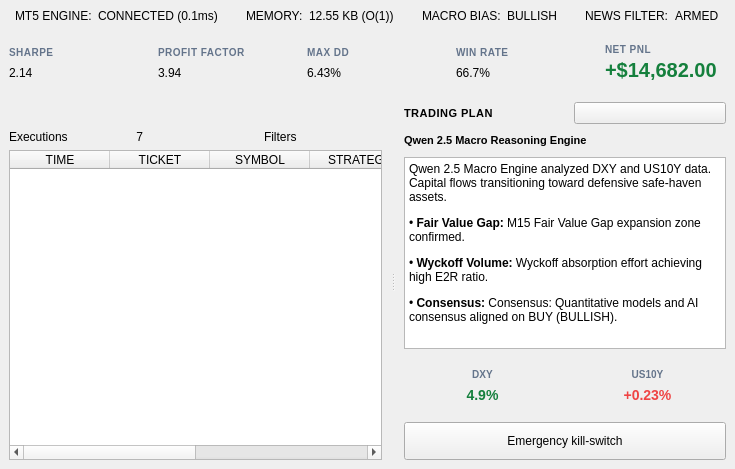
<widget class="QWidget" name="tab2">
            <attribute name="title"><string>LIVE TERMINAL</string></attribute>
            <layout class="QVBoxLayout" name="layoutTab2">
             <property name="spacing"><number>2</number></property>
             <property name="leftMargin"><number>0</number></property>
             <property name="topMargin"><number>0</number></property>
             <property name="rightMargin"><number>0</number></property>
             <property name="bottomMargin"><number>0</number></property>

             
             <item>
              <layout class="QHBoxLayout" name="layoutPipelinePills">
               <property name="spacing"><number>10</number></property>
               
               
               <item>
                <widget class="QFrame" name="pillMT5">
                 <property name="class"><string>status_pill</string></property>
                 <layout class="QHBoxLayout">
                  <property name="contentsMargins"><number>12</number><number>0</number><number>12</number><number>0</number></property>
                  <property name="spacing"><number>6</number></property>
                  <item><widget class="QFrame"><property name="class"><string>led_green</string></property></widget></item>
                  <item><widget class="QLabel"><property name="text"><string>MT5 ENGINE:</string></property><property name="class"><string>status_pill_text</string></property></widget></item>
                  <item><widget class="QLabel" name="valPillMT5"><property name="text"><string>CONNECTED (0.1ms)</string></property><property name="class"><string>status_pill_val</string></property></widget></item>
                 </layout>
                </widget>
               </item>

               
               <item>
                <widget class="QFrame" name="pillMemory">
                 <property name="class"><string>status_pill</string></property>
                 <layout class="QHBoxLayout">
                  <property name="contentsMargins"><number>12</number><number>0</number><number>12</number><number>0</number></property>
                  <property name="spacing"><number>6</number></property>
                  <item><widget class="QLabel"><property name="text"><string>MEMORY:</string></property><property name="class"><string>status_pill_text</string></property></widget></item>
                  <item><widget class="QLabel" name="valPillMemory"><property name="text"><string>12.55 KB (O(1))</string></property><property name="class"><string>status_pill_val</string></property></widget></item>
                 </layout>
                </widget>
               </item>

               
               <item>
                <widget class="QFrame" name="pillMacro">
                 <property name="class"><string>status_pill</string></property>
                 <layout class="QHBoxLayout">
                  <property name="contentsMargins"><number>12</number><number>0</number><number>12</number><number>0</number></property>
                  <property name="spacing"><number>6</number></property>
                  <item><widget class="QLabel"><property name="text"><string>MACRO BIAS:</string></property><property name="class"><string>status_pill_text</string></property></widget></item>
                  <item><widget class="QLabel" name="valPillMacro"><property name="text"><string>BULLISH</string></property><property name="class"><string>status_pill_val</string></property></widget></item>
                 </layout>
                </widget>
               </item>

               
               <item>
                <widget class="QFrame" name="pillNews">
                 <property name="class"><string>status_pill</string></property>
                 <layout class="QHBoxLayout">
                  <property name="contentsMargins"><number>12</number><number>0</number><number>12</number><number>0</number></property>
                  <property name="spacing"><number>6</number></property>
                  <item><widget class="QLabel"><property name="text"><string>NEWS FILTER:</string></property><property name="class"><string>status_pill_text</string></property></widget></item>
                  <item><widget class="QLabel" name="valPillNews"><property name="text"><string>ARMED</string></property><property name="class"><string>status_pill_val</string></property></widget></item>
                 </layout>
                </widget>
               </item>

               <item><spacer><property name="orientation"><enum>Qt::Horizontal</enum></property></spacer></item>
              </layout>
             </item>

             
             <item>
              <layout class="QHBoxLayout" name="layoutKPICards">
                <property name="spacing"><number>10</number></property>

                
                <item>
                 <widget class="QFrame" name="cardSharpe">
                  <property name="class"><string>card</string></property>
                  <layout class="QVBoxLayout">
                   <property name="contentsMargins"><number>12</number><number>6</number><number>12</number><number>6</number></property>
                   <property name="spacing"><number>2</number></property>
                   <item><widget class="QLabel"><property name="text"><string>SHARPE</string></property><property name="styleSheet"><string>color: #64748b; font-size: 10px; font-weight: 700; letter-spacing: 0.5px;</string></property></widget></item>
                   <item><widget class="QLabel" name="valKPISharpe"><property name="text"><string>2.14</string></property><property name="class"><string>valMetricNumber</string></property></widget></item>
                  </layout>
                 <property name="minimumHeight"><number>46</number></property>
                    <property name="maximumHeight"><number>50</number></property></widget>
                </item>

                
                <item>
                 <widget class="QFrame" name="cardProfitFactor">
                  <property name="class"><string>card</string></property>
                  <layout class="QVBoxLayout">
                   <property name="contentsMargins"><number>12</number><number>6</number><number>12</number><number>6</number></property>
                   <property name="spacing"><number>2</number></property>
                   <item><widget class="QLabel"><property name="text"><string>PROFIT FACTOR</string></property><property name="styleSheet"><string>color: #64748b; font-size: 10px; font-weight: 700; letter-spacing: 0.5px;</string></property></widget></item>
                   <item><widget class="QLabel" name="valKPIProfitFactor"><property name="text"><string>3.94</string></property><property name="class"><string>valMetricNumber</string></property></widget></item>
                  </layout>
                 <property name="minimumHeight"><number>46</number></property>
                    <property name="maximumHeight"><number>50</number></property></widget>
                </item>

                
                <item>
                 <widget class="QFrame" name="cardMaxDD">
                  <property name="class"><string>card</string></property>
                  <layout class="QVBoxLayout">
                   <property name="contentsMargins"><number>12</number><number>6</number><number>12</number><number>6</number></property>
                   <property name="spacing"><number>2</number></property>
                   <item><widget class="QLabel"><property name="text"><string>MAX DD</string></property><property name="styleSheet"><string>color: #64748b; font-size: 10px; font-weight: 700; letter-spacing: 0.5px;</string></property></widget></item>
                   <item><widget class="QLabel" name="valKPIMaxDD"><property name="text"><string>6.43%</string></property><property name="class"><string>valMetricNumber</string></property></widget></item>
                  </layout>
                 <property name="minimumHeight"><number>46</number></property>
                    <property name="maximumHeight"><number>50</number></property></widget>
                </item>

                
                <item>
                 <widget class="QFrame" name="cardWinRate">
                  <property name="class"><string>card</string></property>
                  <layout class="QVBoxLayout">
                   <property name="contentsMargins"><number>12</number><number>6</number><number>12</number><number>6</number></property>
                   <property name="spacing"><number>2</number></property>
                   <item><widget class="QLabel"><property name="text"><string>WIN RATE</string></property><property name="styleSheet"><string>color: #64748b; font-size: 10px; font-weight: 700; letter-spacing: 0.5px;</string></property></widget></item>
                   <item><widget class="QLabel" name="valKPIWinRate"><property name="text"><string>66.7%</string></property><property name="class"><string>valMetricNumber</string></property></widget></item>
                  </layout>
                 <property name="minimumHeight"><number>46</number></property>
                    <property name="maximumHeight"><number>50</number></property></widget>
                </item>

                
                <item>
                 <widget class="QFrame" name="cardNetPnL">
                  <property name="class"><string>card</string></property>
                  <layout class="QVBoxLayout">
                   <property name="contentsMargins"><number>12</number><number>6</number><number>12</number><number>6</number></property>
                   <property name="spacing"><number>2</number></property>
                   <item><widget class="QLabel"><property name="text"><string>NET PNL</string></property><property name="styleSheet"><string>color: #64748b; font-size: 10px; font-weight: 700; letter-spacing: 0.5px;</string></property></widget></item>
                   <item><widget class="QLabel" name="valKPINetPnL"><property name="text"><string>+$14,682.00</string></property><property name="styleSheet"><string>color: #15803d; font-size: 20px; font-weight: 800; font-family: 'Consolas', monospace;</string></property></widget></item>
                  </layout>
                 <property name="minimumHeight"><number>46</number></property>
                    <property name="maximumHeight"><number>50</number></property></widget>
                </item>

               </layout>
              </item>
             

             
             <item>
              <widget class="QSplitter" name="chartSplitter">
               <property name="orientation"><enum>Qt::Horizontal</enum></property>

               
               <widget class="QWidget" name="containerChartAndExec">
                <layout class="QVBoxLayout" name="layoutChartAndExec">
                 <property name="spacing"><number>10</number></property>
                 <property name="contentsMargins"><number>0</number><number>0</number><number>0</number><number>0</number></property>
                 
                 
                 <item>
                  <widget class="QFrame" name="frameChartArea">
                   <property name="class"><string>card</string></property>
                   <layout class="QVBoxLayout">
                    <property name="contentsMargins"><number>4</number><number>4</number><number>4</number><number>4</number></property>
                   </layout>
                  <property name="minimumHeight"><number>320</number></property></widget>
                 </item>

                 
                 <item>
                  <widget class="QFrame" name="frameExecutions">
                   <property name="class"><string>card</string></property>
                   <layout class="QVBoxLayout">
                    <property name="contentsMargins"><number>12</number><number>10</number><number>12</number><number>10</number></property>
                    <property name="spacing"><number>6</number></property>
                    
                    
                    <item>
                     <layout class="QHBoxLayout">
                      <item>
                       <widget class="QLabel" name="lblExecutionsTitle"><property name="text"><string>Executions</string></property></widget>
                      </item>
                      <item>
                       <widget class="QLabel" name="badgeExecutionsCount"><property name="text"><string> 7 </string></property><property name="class"><string>badge_pill</string></property></widget>
                      </item>
                      <item><spacer><property name="orientation"><enum>Qt::Horizontal</enum></property></spacer></item>
                      <item>
                       <widget class="QLabel" name="lblExecutionsFilters"><property name="text"><string>Filters</string></property></widget>
                      </item>
                     </layout>
                    </item>

                    <item>
                     <widget class="QTableWidget" name="tableExecutions">
                      <property name="alternatingRowColors"><bool>false</bool></property>
                      <property name="selectionBehavior"><enum>QAbstractItemView::SelectRows</enum></property>
                      <property name="columnCount"><number>6</number></property>
                      <column><property name="text"><string>TIME</string></property></column>
                      <column><property name="text"><string>TICKET</string></property></column>
                      <column><property name="text"><string>SYMBOL</string></property></column>
                      <column><property name="text"><string>STRATEGY</string></property></column>
                      <column><property name="text"><string>LOT SIZE</string></property></column>
                      <column><property name="text"><string>RETCODE</string></property></column>
                     </widget>
                    </item>

                   </layout>
                  <property name="minimumHeight"><number>180</number></property></widget>
                 </item>

                </layout>
               </widget>

               
               <widget class="QFrame" name="frameAIArea">
                <property name="class"><string>card</string></property>
                <property name="minimumSize"><size><width>320</width><height>0</height></size></property>
                <property name="maximumSize"><size><width>340</width><height>16777215</height></size></property>
                <layout class="QVBoxLayout" name="layoutAIArea">
                 <property name="contentsMargins"><number>14</number><number>12</number><number>14</number><number>12</number></property>
                 <property name="spacing"><number>10</number></property>

                 <item>
                  <layout class="QHBoxLayout">
                   <item>
                    <widget class="QLabel" name="lblAIGateTitle"><property name="text"><string>TRADING PLAN</string></property><property name="styleSheet"><string>font-size: 11px; font-weight: 700; letter-spacing: 0.5px;</string></property></widget>
                   </item>
                   <item><spacer><property name="orientation"><enum>Qt::Horizontal</enum></property></spacer></item>
                   <item>
                    <widget class="QPushButton" name="btnAIClose">
                     <property name="text"><string></string></property>
                     <property name="cursor"><cursorShape>PointingHandCursor</cursorShape></property>
                    </widget>
                   </item>
                  </layout>
                 </item>

                 <item>
                  <widget class="QLabel" name="lblAISubtitle"><property name="text"><string>Qwen 2.5 Macro Reasoning Engine</string></property><property name="styleSheet"><string>font-size: 11px; font-weight: 600;</string></property></widget>
                 </item>

                 <item>
                  <widget class="QTextEdit" name="txtAIReasoning">
                   <property name="readOnly"><bool>true</bool></property>
                   
                   <property name="html"><string>&lt;p&gt;Qwen 2.5 Macro Engine analyzed DXY and US10Y data. Capital flows transitioning toward defensive safe-haven assets.&lt;/p&gt;&lt;p&gt;• &lt;b&gt;Fair Value Gap:&lt;/b&gt; M15 Fair Value Gap expansion zone confirmed.&lt;/p&gt;&lt;p&gt;• &lt;b&gt;Wyckoff Volume:&lt;/b&gt; Wyckoff absorption effort achieving high E2R ratio.&lt;/p&gt;&lt;p&gt;• &lt;b&gt;Consensus:&lt;/b&gt; Consensus: Quantitative models and AI consensus aligned on BUY (BULLISH).&lt;/p&gt;</string></property>
                  </widget>
                 </item>

                 
                 <item>
                  <layout class="QHBoxLayout" name="layoutGauges">
                   <property name="spacing"><number>8</number></property>
                   
                   <item>
                    <widget class="QFrame" name="cardDXY">
                     <property name="class"><string>cardGauge</string></property>
                     <layout class="QVBoxLayout">
                      <property name="contentsMargins"><number>6</number><number>6</number><number>6</number><number>6</number></property>
                      <item><widget class="QLabel"><property name="text"><string>DXY</string></property><property name="alignment"><set>Qt::AlignCenter</set></property><property name="styleSheet"><string>color: #64748b; font-size: 10px; font-weight: 700;</string></property></widget></item>
                      <item><widget class="QLabel"><property name="text"><string>4.9%</string></property><property name="alignment"><set>Qt::AlignCenter</set></property><property name="styleSheet"><string>color: #15803d; font-size: 14px; font-weight: 800; font-family: 'Consolas';</string></property></widget></item>
                     </layout>
                    </widget>
                   </item>

                   <item>
                    <widget class="QFrame" name="cardUS10Y">
                     <property name="class"><string>cardGauge</string></property>
                     <layout class="QVBoxLayout">
                      <property name="contentsMargins"><number>6</number><number>6</number><number>6</number><number>6</number></property>
                      <item><widget class="QLabel"><property name="text"><string>US10Y</string></property><property name="alignment"><set>Qt::AlignCenter</set></property><property name="styleSheet"><string>color: #64748b; font-size: 10px; font-weight: 700;</string></property></widget></item>
                      <item><widget class="QLabel"><property name="text"><string>+0.23%</string></property><property name="alignment"><set>Qt::AlignCenter</set></property><property name="styleSheet"><string>color: #ef4444; font-size: 14px; font-weight: 800; font-family: 'Consolas';</string></property></widget></item>
                     </layout>
                    </widget>
                   </item>

                  </layout>
                 </item>

                 <item>
                  <widget class="QPushButton" name="btnEmergencyKill">
                   <property name="text"><string>Emergency kill-switch</string></property>
                   <property name="class"><string>btn_danger</string></property>
                   <property name="cursor"><cursorShape>PointingHandCursor</cursorShape></property>
                   <property name="minimumSize"><size><width>0</width><height>38</height></size></property>
                  </widget>
                 </item>

                </layout>
               </widget>

              </widget>
             </item>

            </layout>
           </widget>
